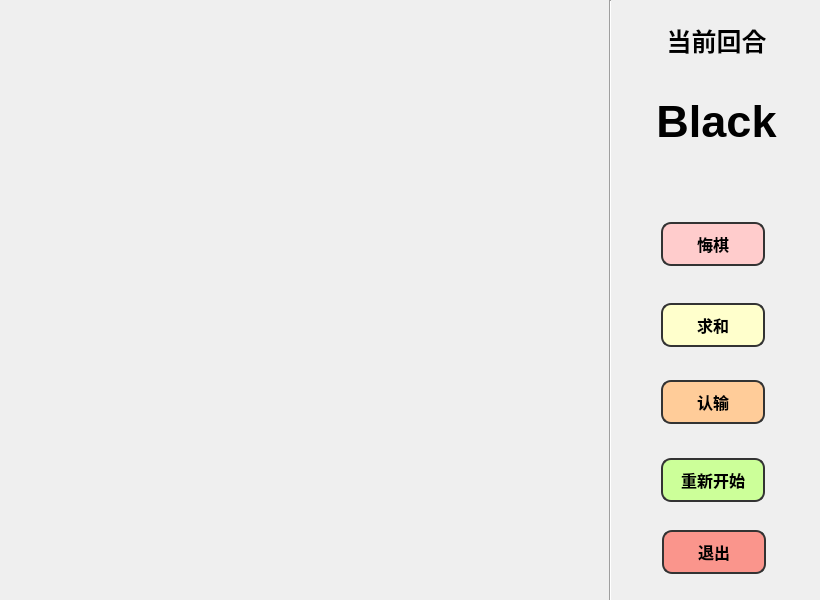
<?xml version="1.0" encoding="UTF-8"?>
<ui version="4.0">
 <class>GobangWindow</class>
 <widget class="QMainWindow" name="GobangWindow">
  <property name="geometry">
   <rect>
    <x>0</x>
    <y>0</y>
    <width>820</width>
    <height>600</height>
   </rect>
  </property>
  <property name="sizePolicy">
   <sizepolicy hsizetype="Fixed" vsizetype="Fixed">
    <horstretch>0</horstretch>
    <verstretch>0</verstretch>
   </sizepolicy>
  </property>
  <property name="maximumSize">
   <size>
    <width>820</width>
    <height>600</height>
   </size>
  </property>
  <property name="windowTitle">
   <string>车载多媒体-五子棋</string>
  </property>
  <widget class="QWidget" name="centralwidget">
   <property name="styleSheet">
    <string notr="true">#label_currentTurn{
	font-size: 25px;                /* 字体大小 */
    font-weight: bold;              /* 字体加粗 */
}
#label_player{
	font-size:45px;
	font-weight:bold;
}
QPushButton {
    border: 2px solid #333;          /* 统一边框 */
    border-radius: 10px;            /* 圆角 */
    font-size: 16px;                /* 字体大小 */
    font-weight: bold;              /* 字体加粗 */
    margin: 8px;                    /* 按钮间距 */
}

#btn_take_back {
    background-color: #ffcccc;      /* 悔棋 - 浅红 */
    qproperty-icon: url(:/images/gobang/btn_take_back.png);
    icon-size: 24px;                /* 图标大小 */
}

#btn_request_draw {
    background-color: #ffffcc;      /* 求和 - 浅黄 */
    qproperty-icon: url(:/images/gobang/btn_request_draw.png);
    icon-size: 24px;
}

#btn_give_up {
    background-color: #ffcc99;      /* 认输 - 浅橙 */
    qproperty-icon: url(:/images/gobang/btn_give_up.png);
    icon-size: 24px;
}

#btn_restart {
    background-color: #ccff99;      /* 重新开始 - 浅绿 */
    qproperty-icon: url(:/images/gobang/btn_restart.png);
    icon-size: 24px;
}

#btn_quit {
	background-color: rgba(255, 111, 97, 0.7);
    
    qproperty-icon: url(:/images/gobang/btn_quit.png);
    icon-size: 24px;
}

QPushButton:hover {
    border-color: #666;            /* 悬停时边框变深 */
    background-color: #eeeeee;     /* 悬停时背景变浅 */
}</string>
   </property>
   <widget class="Line" name="line">
    <property name="geometry">
     <rect>
      <x>600</x>
      <y>0</y>
      <width>20</width>
      <height>601</height>
     </rect>
    </property>
    <property name="orientation">
     <enum>Qt::Orientation::Vertical</enum>
    </property>
   </widget>
   <widget class="QPushButton" name="btn_quit">
    <property name="geometry">
     <rect>
      <x>654</x>
      <y>522</y>
      <width>120</width>
      <height>60</height>
     </rect>
    </property>
    <property name="layoutDirection">
     <enum>Qt::LayoutDirection::RightToLeft</enum>
    </property>
    <property name="text">
     <string>退出</string>
    </property>
    <property name="iconSize">
     <size>
      <width>25</width>
      <height>25</height>
     </size>
    </property>
   </widget>
   <widget class="QPushButton" name="btn_take_back">
    <property name="geometry">
     <rect>
      <x>653</x>
      <y>214</y>
      <width>120</width>
      <height>60</height>
     </rect>
    </property>
    <property name="layoutDirection">
     <enum>Qt::LayoutDirection::LeftToRight</enum>
    </property>
    <property name="text">
     <string>悔棋</string>
    </property>
    <property name="iconSize">
     <size>
      <width>25</width>
      <height>25</height>
     </size>
    </property>
   </widget>
   <widget class="QPushButton" name="btn_request_draw">
    <property name="geometry">
     <rect>
      <x>653</x>
      <y>295</y>
      <width>120</width>
      <height>60</height>
     </rect>
    </property>
    <property name="layoutDirection">
     <enum>Qt::LayoutDirection::LeftToRight</enum>
    </property>
    <property name="text">
     <string>求和</string>
    </property>
    <property name="iconSize">
     <size>
      <width>25</width>
      <height>25</height>
     </size>
    </property>
   </widget>
   <widget class="QPushButton" name="btn_give_up">
    <property name="geometry">
     <rect>
      <x>653</x>
      <y>372</y>
      <width>120</width>
      <height>60</height>
     </rect>
    </property>
    <property name="layoutDirection">
     <enum>Qt::LayoutDirection::LeftToRight</enum>
    </property>
    <property name="text">
     <string>认输</string>
    </property>
    <property name="iconSize">
     <size>
      <width>25</width>
      <height>25</height>
     </size>
    </property>
   </widget>
   <widget class="QPushButton" name="btn_restart">
    <property name="geometry">
     <rect>
      <x>653</x>
      <y>450</y>
      <width>120</width>
      <height>60</height>
     </rect>
    </property>
    <property name="layoutDirection">
     <enum>Qt::LayoutDirection::LeftToRight</enum>
    </property>
    <property name="text">
     <string>重新开始</string>
    </property>
    <property name="iconSize">
     <size>
      <width>25</width>
      <height>25</height>
     </size>
    </property>
   </widget>
   <widget class="QLabel" name="label_currentTurn">
    <property name="geometry">
     <rect>
      <x>661</x>
      <y>20</y>
      <width>111</width>
      <height>41</height>
     </rect>
    </property>
    <property name="text">
     <string>当前回合</string>
    </property>
    <property name="alignment">
     <set>Qt::AlignmentFlag::AlignCenter</set>
    </property>
   </widget>
   <widget class="QLabel" name="label_player">
    <property name="geometry">
     <rect>
      <x>646</x>
      <y>96</y>
      <width>141</width>
      <height>51</height>
     </rect>
    </property>
    <property name="text">
     <string>Black</string>
    </property>
    <property name="alignment">
     <set>Qt::AlignmentFlag::AlignCenter</set>
    </property>
   </widget>
  </widget>
 </widget>
 <resources/>
 <connections/>
</ui>
